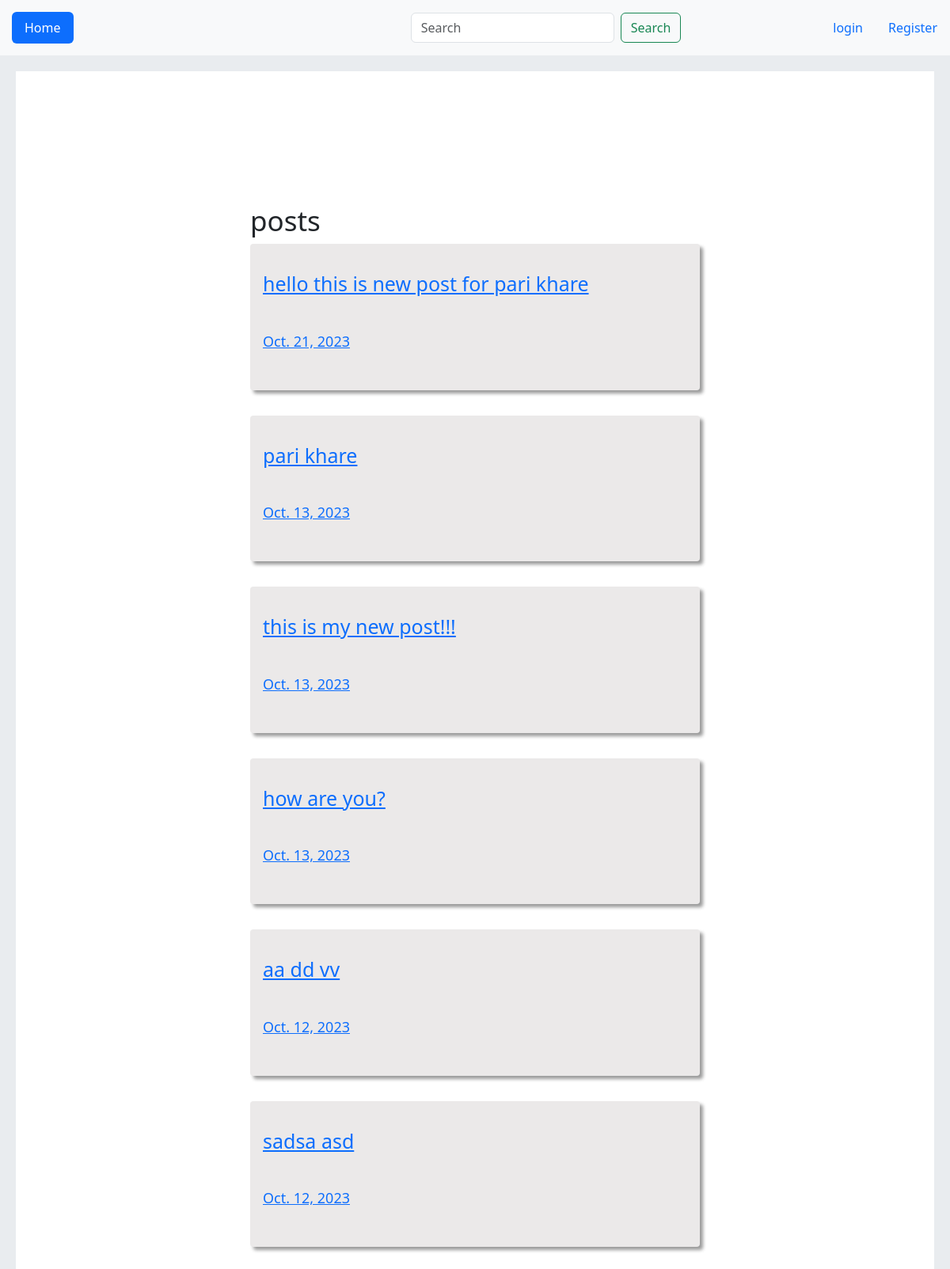
The page / on the database its author committed.
### account/models.py (models this page shows, shortened)
class Post(models.Model):
    user = models.ForeignKey(User, on_delete=models.CASCADE, related_name='posts')
    body = models.TextField()
    slug = models.SlugField()
    created = models.DateTimeField(auto_now_add=True)
    updated = models.DateTimeField(auto_now=True)
    class Meta:
        ordering = ['-created']
    def get_absolute_url(self):
        return reverse('home:post_detail', args=(self.id, self.slug))

### home/views.py (the view)
# urls.py: path('', views.HomeView.as_view(), name='home'),
class HomeView(View):
    form_class = SearchForm
    def get(self, request):
        posts = Post.objects.all()
        if request.GET.get('search'):
            posts = posts.filter(body__contains=request.GET['search'])
        return render(request, 'home/home.html', {'posts': posts, 'form_nav': self.form_class})

### home/templates/home/home.html
{% extends 'base.html' %}
{% block body %}
    <section class="section">
        <div class="content">
            <div class="title">
            <h2 class="title-h2">posts</h2>
        </div>
      {% for post in posts %}
        <div class="content-box">
            <div class="box-post1">
                <a href="{{ post.get_absolute_url }}"><p class="post">{{ post.body|truncatewords:8 }}</p></a>
                <br>
                <a href=""><p class="root">{{ post.updated.date}}</p></a>
            </div>
        </div>
            {% endfor %}
        </div>
    </section>
{% endblock %}

### static/style.css (style rules this page uses)
html, body { height: 100%; }
* { box-sizing: border-box; }
body { margin: 0rem; padding: 0rem; background: #ffffff; }
section { width: 100%; display: block; text-align: center; background: white; padding: .5rem; margin: 0; }
section .title h2 { font-size: 35px; }
section .content { background: white; margin: 10rem 18rem; text-align: left; }
section .content-box { background: rgb(235, 233, 233); box-shadow: 4px 4px 4px rgba(0, 0, 0, .4); border-radius: 4px; }
.box-post1, .box-post2, .box-post3, .box-post4, .box-post5, .box-post6 { margin-bottom: 2rem; padding: 2rem 1rem; }
section .content .post { font-size: 25px; }
section .content .root { font-size: 18px; }

### rows shown on the page
Post: body "hello this is new post for pari khare", updated "Oct. 21, 2023"
Post: body "pari khare", updated "Oct. 13, 2023"
Post: body "this is my new post!!!", updated "Oct. 13, 2023"
Post: body "how are you?", updated "Oct. 13, 2023"
Post: body "aa dd vv", updated "Oct. 12, 2023"
Post: body "sadsa asd", updated "Oct. 12, 2023"
